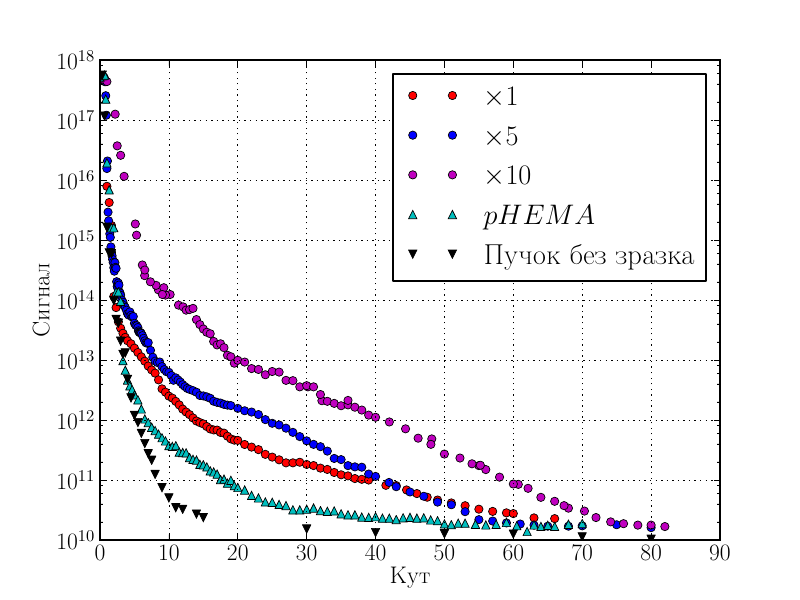

Write the Python code that produced this figure.
# -*- coding: utf-8 -*-
"""
Spyder Editor

This temporary script file is located here:
/home/[user]/.spyder2/.temp.py
"""
from pylab import *

rc('text', usetex=True)
rcParams['text.usetex']=True
rcParams['text.latex.unicode']=True
rc('text.latex',preamble="""\usepackage[ukrainian]{babel}
\usepackage{amsmath}
\usepackage[warn]{mathtext}""")
rcParams['mathtext.fontset']='custom'
rcParams['mathtext.it']= 'serif:italic'
rc('lines', linewidth=2)
rcParams['font.size']=17

def figsize(wcm,hcm): figure(figsize=(wcm/2.54,hcm/2.54))
#figsize(13,9)

def loadData(name):
    data = loadtxt(name)
    return data[:,0], data[:,1]
x1, y1 = loadData('./x1')
#x2, y2 = loadData('./x2')
x5, y5 = loadData('./x5')
x10, y10 = loadData('./x10')
x_hema, y_hema = loadData('./hema')
xc, yc = loadData('./cross')


def CText(x,y,text, bbox):
    annotate(text, xy=(x, y),
             xycoords='data',
             horizontalalignment='center',
             verticalalignment='center', bbox=bbox)
             
props = dict(boxstyle='round', facecolor='w', ec='w', alpha=0.85)
figure(0)
semilogy(x1,y1,'or',# x2, y2, 'og',
         x5, y5, 'ob', x10, y10, 'om',
     x_hema, y_hema, '^c', xc, yc, 'vk')

xlabel(r'Кут')
ylabel(r'Сигнал')
#ylim((0.955,1))
#xlim((0,2000))
legend([r'$\times1$',
        r'$\times5$',
        r'$\times10$',
        r'$pHEMA$',
        r'Пучок без зразка'])

grid(True)
savefig('plot.pdf', format='pdf')
show(block=False)

figure(1)
ax = subplot(111)
plot(x1,y1,'or',# x2, y2, 'og',
         x5, y5, 'ob', x10, y10, 'om',
     x_hema, y_hema, '^c')
yl=ax.get_ylim()
print yl
plot([1]*2,yl, '-g')#, alpha=0.5)
plot([2]*2,yl, '-g')#, alpha=0.5)

ax.set_xscale('log', basex=10)
ax.set_yscale('log', basex=10)
ax.set_xlim((10**-1,10**2))



xlabel(r'Кут')
ylabel(r'Сигнал')
#ylim((0.955,1))
#xlim((0,2000))
legend([r'$\times1$',
        r'$\times5$',
        r'$\times10$',
        r'$pHEMA$'], loc='lower left')

grid(True)
savefig('plot2.pdf', format='pdf')
show(block=True)
